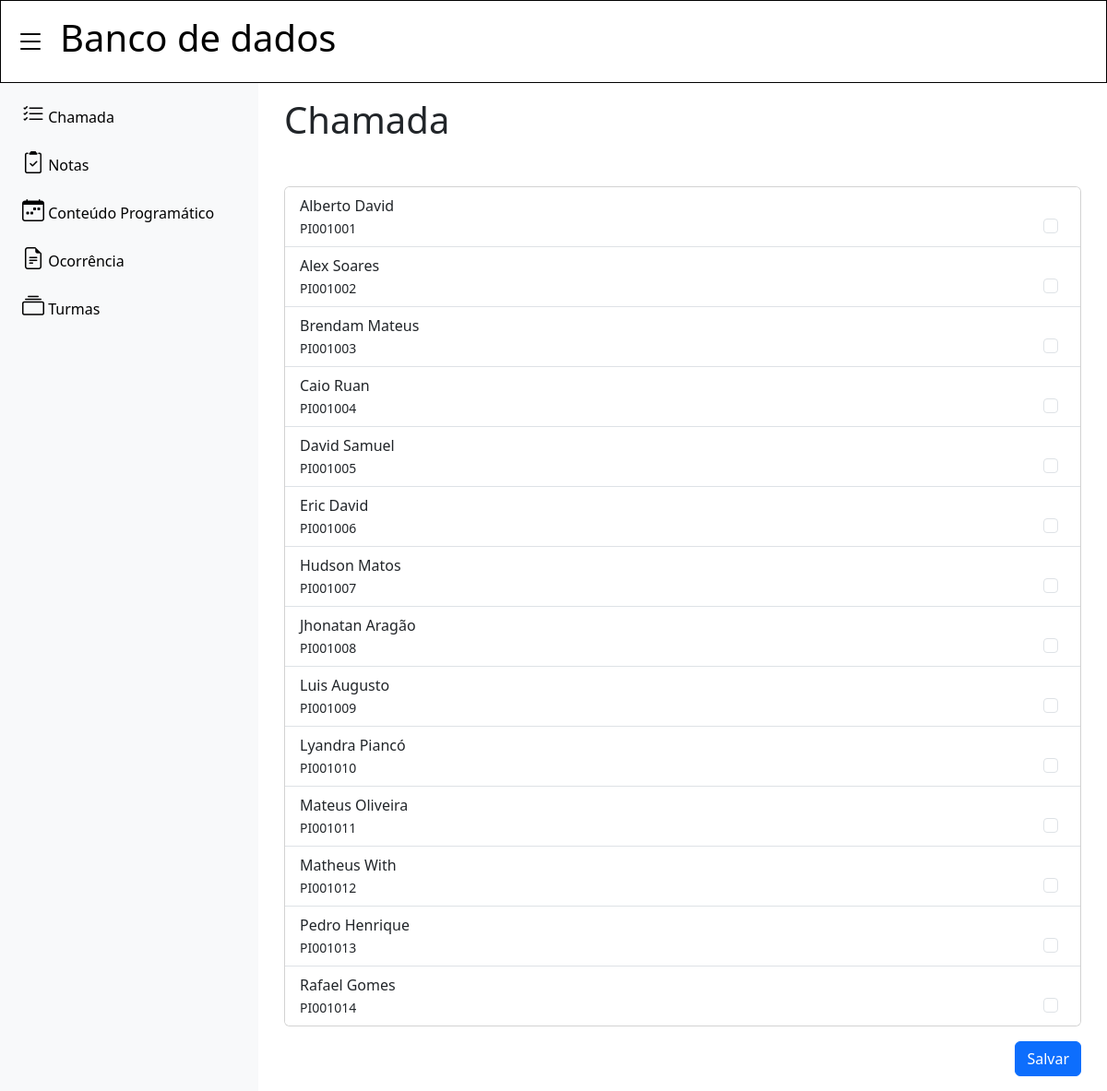
/chamada/1/ (signed in), run on the app's committed database.
### turmas/models.py (models this page shows)
class Materia(models.Model):
    nome=models.CharField(max_length=30)

class Aluno(models.Model):
    nome=models.CharField(max_length=30)
    matricula=models.CharField(max_length=10)
    turma=models.ForeignKey(Turma, on_delete=models.CASCADE)

### chamada/views.py (the view, shortened to what this page needs)
# urls.py: path('', views.index, name="index"),
@login_required
def index(request,id):
    tpm = Relation_TPM.objects.get(pk=id)
    materia = Materia.objects.get(pk=tpm.materia_id)
    alunos = Aluno.objects.filter(turma_id=tpm.turma_id)
    if request.method == "POST" and not chamada_existe(materia):
        alunos_presentes = request.POST.getlist('check')
        alunos_faltantes = alunos.exclude(id__in=alunos_presentes)
        marcar_presenca(alunos_presentes, materia)
        marcar_falta(alunos_faltantes, materia)
        return redirect(f'/chamada/{id}/')
    chamada = []
    for aluno in alunos:
        chamada.append({'presente': verificar_presenca(aluno, materia)})
    lista_presenca = zip(alunos,chamada)
    relacao = {'id': id, 'materia': materia,'chamada': lista_presenca, 'edit': chamada_existe(materia)}
    return render(request, 'index.html', {'relacao': relacao})

### chamada/views.py (called while the page is built)
def verificar_presenca(aluno, materia):
    presenca = Chamada.objects.filter(data=date.today(), materia_id=materia.id, aluno_id=aluno.id)
    if presenca and presenca[0].presente:
        return True

def chamada_existe(materia):
    chamada = Chamada.objects.filter(data=date.today(), materia_id=materia.id)
    if chamada.exists():
        return True
    return False

### chamada/templates/index.html
{% extends 'base.html' %}
{% block 'header' %}
    <h1>{{relacao.materia.nome}}</h1>
{% endblock %}
{% block 'dashboard' %}
<div class="container">
    <h1 class="mb-5">Chamada</h1>
    <form action="/chamada/{{relacao.id}}/" method="POST">{% csrf_token %}
        <div class="card" style="width: 100%;">
            <ul class="list-group list-group-flush">
                {% for aluno in relacao.chamada %}
                    <li class="list-group-item">
                        <div class="row">
                            <div class="col-md-6">
                                <div>{{ aluno.0.nome }}</div>
                                <small>{{ aluno.0.matricula }}</small>
                            </div>
                            <div class="col-md-6 d-flex align-items-end justify-content-end">
                                <div class="form-check">
                                    <input class="form-check-input" type="checkbox" value="{{aluno.0.id}}" {% if aluno.1.presente %} checked {% endif %} name="check">
                                </div>
                            </div>
                        </div>
                    </li>
                {% endfor %}
            </ul>
        </div>
        <div class="d-flex justify-content-end mt-3">
            <button type="submit" class="btn btn-primary">{% if relacao.edit %} Editar {% else %} Salvar {% endif %}</button>
        </div>
    </form>
</div>
{% endblock %}

### templates/static/general/css/base.css (style rules this page uses)
* { margin: 0; padding: 0; box-sizing: border-box; }
body { width: 100%; height: 100vh; margin: 0; padding: 0; }

### data on the page
Materia: materia.nome "Banco de dados"
Aluno: nome "Alberto David", matricula "PI001001"
Aluno: nome "Alex Soares", matricula "PI001002"
Aluno: nome "Brendam Mateus", matricula "PI001003"
Aluno: nome "Caio Ruan", matricula "PI001004"
Aluno: nome "David Samuel", matricula "PI001005"
Aluno: nome "Eric David", matricula "PI001006"
Aluno: nome "Hudson Matos", matricula "PI001007"
Aluno: nome "Jhonatan Aragão", matricula "PI001008"
Aluno: nome "Luis Augusto", matricula "PI001009"
Aluno: nome "Lyandra Piancó", matricula "PI001010"
Aluno: nome "Mateus Oliveira", matricula "PI001011"
Aluno: nome "Matheus With", matricula "PI001012"
Aluno: nome "Pedro Henrique", matricula "PI001013"
Aluno: nome "Rafael Gomes", matricula "PI001014"
